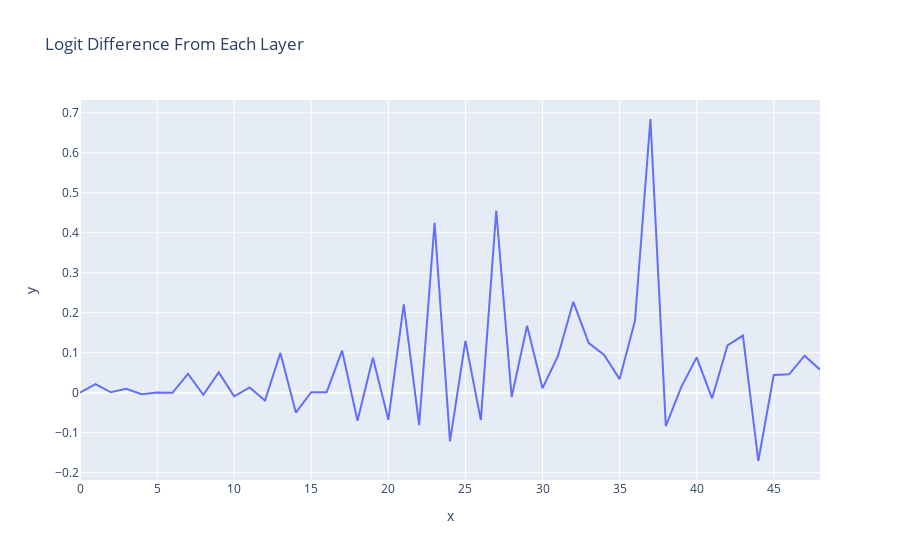

Write notebook code for a chart like this one.
### Markdown cell above
#### Layer Attribution

### Code cell
per_layer_residual, labels = clean_cache.decompose_resid(layer=-1, pos_slice=-1, return_labels=True)
per_layer_logit_diffs = residual_stack_to_logit_diff(per_layer_residual, clean_cache)

line(per_layer_logit_diffs, hover_name=labels, title="Logit Difference From Each Layer")

### Figure 1 — Plotly figure (JSON) as saved in the notebook; plotly's stock layout.template omitted (floating-point values rounded to 4 significant figures)
{"data": [{"hovertemplate": "<b>%{hovertext}</b><br><br>x=%{x}<br>y=%{y}<extra></extra>", "hovertext": ["embed", "0_attn_out", "0_mlp_out", "1_attn_out", "1_mlp_out", "2_attn_out", "2_mlp_out", "3_attn_out", "3_mlp_out", "4_attn_out", "4_mlp_out", "5_attn_out", "5_mlp_out", "6_attn_out", "6_mlp_out", "7_attn_out", "7_mlp_out", "8_attn_out", "8_mlp_out", "9_attn_out", "9_mlp_out", "10_attn_out", "10_mlp_out", "11_attn_out", "11_mlp_out", "12_attn_out", "12_mlp_out", "13_attn_out", "13_mlp_out", "14_attn_out", "14_mlp_out", "15_attn_out", "15_mlp_out", "16_attn_out", "16_mlp_out", "17_attn_out", "17_mlp_out", "18_attn_out", "18_mlp_out", "19_attn_out", "19_mlp_out", "20_attn_out", "20_mlp_out", "21_attn_out", "21_mlp_out", "22_attn_out", "22_mlp_out", "23_attn_out", "23_mlp_out"], "legendgroup": "", "line": {"color": "#636efa", "dash": "solid"}, "marker": {"symbol": "circle"}, "mode": "lines", "name": "", "orientation": "v", "showlegend": false, "type": "scatter", "x": [0, 1, 2, 3, 4, 5, 6, 7, 8, 9, 10, 11, 12, 13, 14, 15, 16, 17, 18, 19, 20, 21, 22, 23, 24, 25, 26, 27, 28, 29, 30, 31, 32, 33, 34, 35, 36, 37, 38, 39, 40, 41, 42, 43, 44, 45, 46, 47, 48], "xaxis": "x", "y": [-1.035e-06, 0.02127, 0.0009554, 0.009738, -0.00385, 0.0005096, -0.0004248, 0.04729, -0.005317, 0.05079, -0.009078, 0.01325, -0.01948, 0.09949, -0.04982, 0.001276, 0.0012, 0.1054, -0.07035, 0.08713, -0.06794, 0.2209, -0.08135, 0.4251, -0.1217, 0.1297, -0.06867, 0.4552, -0.01074, 0.1676, 0.01117, 0.09123, 0.2273, 0.1239, 0.09455, 0.03385, 0.1802, 0.6846, -0.08354, 0.01405, 0.08834, -0.01404, 0.1183, 0.1429, -0.1709, 0.04415, 0.04605, 0.0925, 0.05759], "yaxis": "y"}], "layout": {"legend": {"tracegroupgap": 0}, "title": {"text": "Logit Difference From Each Layer"}, "xaxis": {"anchor": "y", "domain": [0, 1], "title": {"text": "x"}}, "yaxis": {"anchor": "x", "domain": [0, 1], "title": {"text": "y"}}}}
